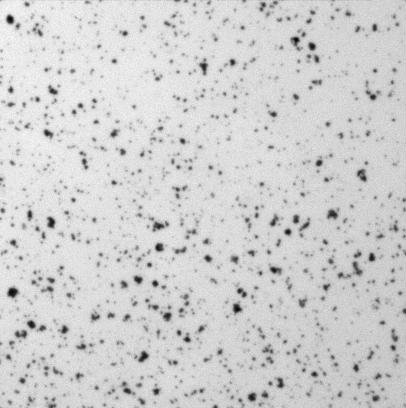
%> input picture Ex1/Cell_Colony.jpg, 406 x 408 px
$ octave Ex1Starting.m   (GNU Octave 9; MATLAB toolbox functions it lacks are replaced by stand-ins)
%> lines starting %> are read from the running program, lines starting %| are printed output that depends on the picture; in (x1, y1, x2, y2) boxes, pixels count from 0 and x2, y2 are one past the last pixel; in counts of white or black regions, pixels touching at a corner belong together; the program's own positions count from 1
%% Initialize everything and load image
close all;
clear;

% Download image from ImageJ sample site
cellImage=imread('http://imagej.nih.gov/ij/images/Cell_Colony.jpg');
%> cellImage is the input picture: size 408x406 uint8; min 1, max 253, mean 207.8
% it loads as an unsigned integer which is messy, convert it to double
cellImage=double(cellImage);
%> cellImage: size 408x406 double

%% Show a preview of the image and histogram
subplot(2,1,1)
imagesc(cellImage);
colormap('gray');
title('Preview of Cell Image')
axis equal

subplot(2,1,2)
hist(cellImage(:),255);
title('Histogram of Cell Image')
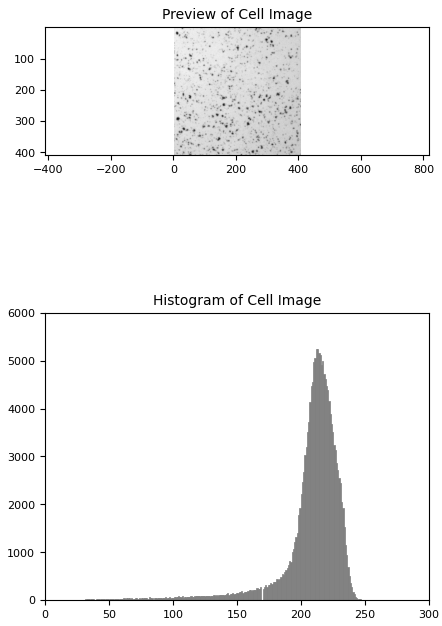
%> figure redrawn from the program's plot data, 2 panels
pause(1); % wait a second before continuing

%% Choose a threshold
subplot(2,1,1)
imagesc(cellImage<120)
colormap('default');
title('120 threshold')
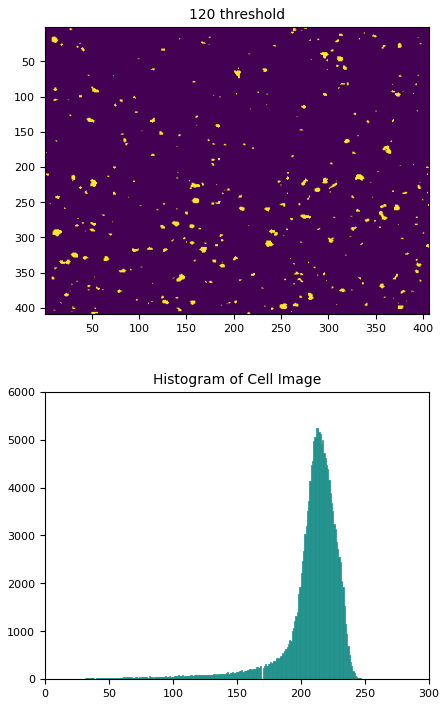
%> figure redrawn from the program's plot data, 2 panels
subplot(2,1,2)
imagesc(cellImage<200)
title('200 threshold')
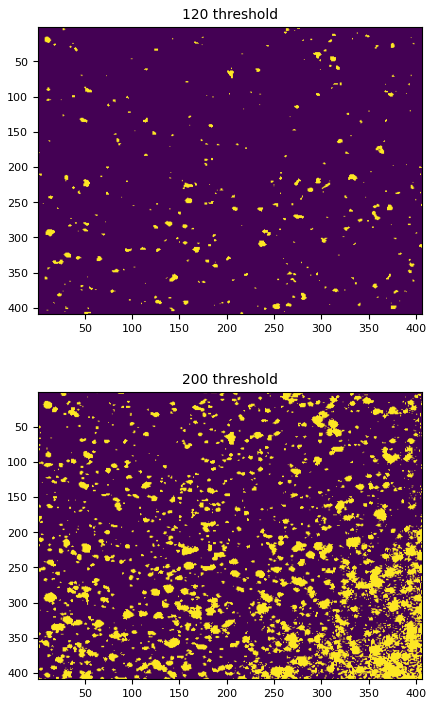
%> figure redrawn from the program's plot data, 2 panels

threshImage=cellImage<120;
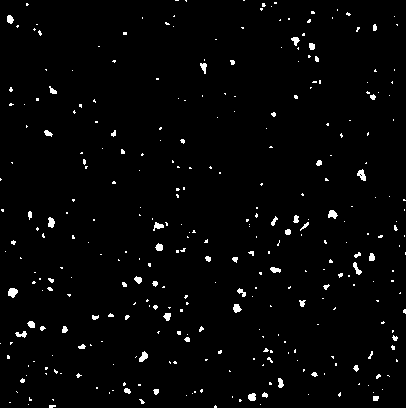
%> threshImage: size 408x406 logical; 2.1% white; 325 white regions (270 under 20 px), largest, box (x1, y1, x2, y2) and area: (8, 288, 18, 298) 72, (357, 169, 366, 181) 64, (328, 210, 338, 219) 60

%% Label and count the objects
labelImage=bwlabel(threshImage);
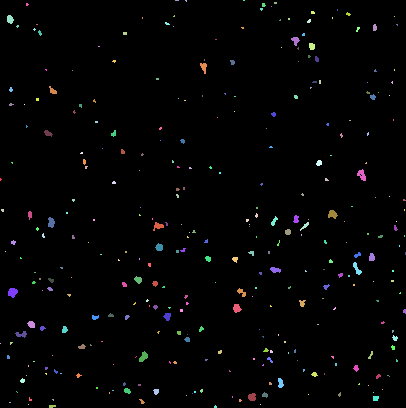
%> labelImage: size 408x406 double; 326 distinct labels, from 0 to 325; one colour per label, 0 black
subplot(2,1,1)
imagesc(labelImage)
title('Labeled Image')
subplot(2,1,2)
hist(labelImage(labelImage>0),1:max(labelImage(:)))
title('Histogram of Labeled Image')
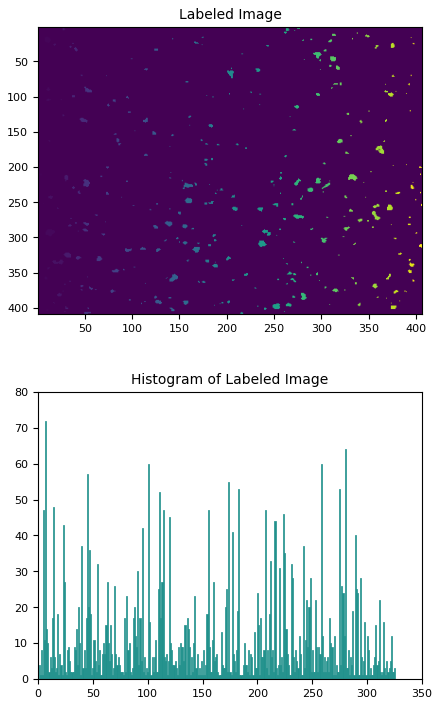
%> figure redrawn from the program's plot data, 2 panels
pause(1)

%% Calculate the average volume

volumeDistribution=hist(labelImage(labelImage>0),1:max(labelImage(:)));
%> volumeDistribution = 325 values, max 72 at index 7, min 1 at index 2, mean 10.82
disp(['Number of Cells:' num2str(length(volumeDistribution)) ', Average Volume:' num2str(mean(volumeDistribution))])
%| Number of Cells:325, Average Volume:10.8215
